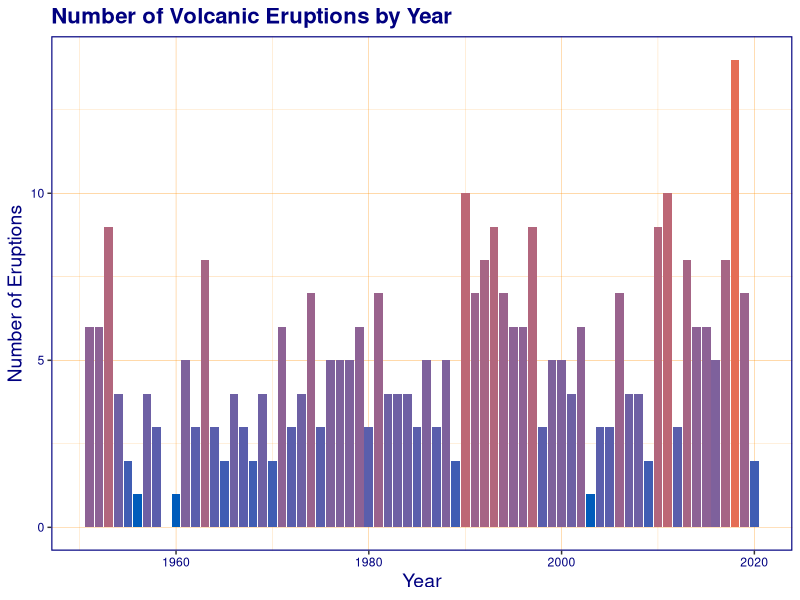
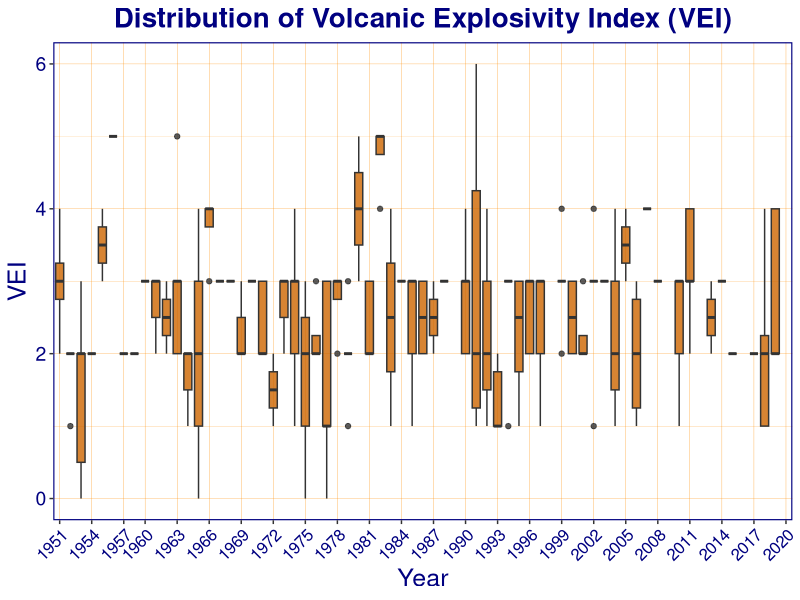
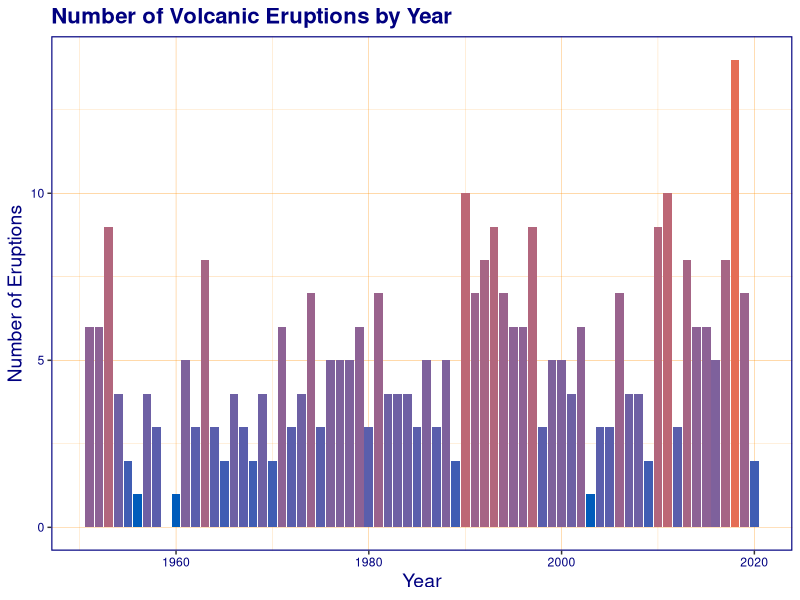
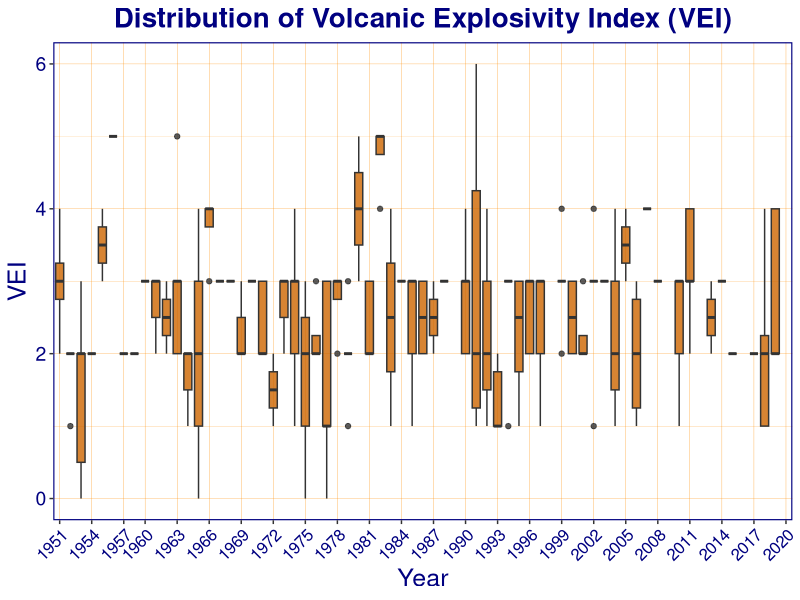

The R source for these figures, in order:
#Load required libraries
library(data.table)
library(readr)
library(dplyr)
library(purrr)
library(ggplot2)
library(sf)
library(stringr)
library(dplyr)
library(readr)
library(rnaturalearth)
library(boot)
library(forecast)
library(readxl)
library(svglite)
library(viridis)

################################################################################
########################### Custom theme ######################################
################################################################################

# Create a function for plot themes
custom_theme <- function() {
  theme(
    # Background
    plot.background = element_rect(fill = "gray100"), # border for the whole plot area
    
    # Title and subtitle
    plot.title = element_text(color = "navyblue", face = "bold", size = 16),
    plot.subtitle = element_text(color = "navyblue", size = 12),
    
    # Axis titles and text
    axis.title.x = element_text(color = "navyblue", size = 14),
    axis.title.y = element_text(color = "navyblue", size = 14),
    axis.text.x = element_text(color = "navyblue"),
    axis.text.y = element_text(color = "navyblue"),
    
    # Panel background and grid lines
    panel.background = element_rect(fill = "white"),
    panel.grid.major = element_line(color = "darkorange", linewidth = 0.1),
    panel.grid.minor = element_line(color = "darkorange", linewidth = 0.05),
    
    # Border for the panel
    panel.border = element_rect(color = "navyblue", fill = NA, linewidth = 0.8) # border for the plotting panel
  )
}




################################################################################
################     Volcano Eruption Data Collection     ######################
################################################################################

# https://public.opendatasoft.com/explore/dataset/significant-volcanic-eruption-database/table/
# The Significant Volcanic Eruption Database is a global listing of over 500
# significant eruptions which includes information on the latitude, longitude, 
# elevation, type of volcano, and last known eruption. A significant eruption is 
# classified as one that meets at least one of the following criteria: caused 
# fatalities, caused moderate damage (approximately $1 million or more), with a 
# Volcanic Explosivity Index (VEI) of 6 or larger, caused a tsunami, or was 
# associated with a major earthquake

# Read the volcanic eruption data
volcanic_data <- read_xlsx("data/significant-volcanic-eruption-database.xlsx")

# Filter data for years from 1951 onwards
volcanic_data_filtered <- subset(volcanic_data, Year >= 1951)

# Save the combined data frame as an RDS file
saveRDS(volcanic_data_filtered, file = "data/volcanic_data.rds")

# Bar plot for number of eruptions by year
p<-ggplot(volcanic_data_filtered, aes(x=Year)) +
  # Bar plot with color gradient based on the count of eruptions
  geom_bar(aes(fill = ..count..)) +
  # Using a color gradient from blue (few eruptions) to red (many eruptions)
  scale_fill_gradient("Number of Eruptions", low = "#005cbb", high = "#e56d54")  +
  guides(fill="none") +
  custom_theme() +
  labs(title="Number of Volcanic Eruptions by Year",
       x="Year", y="Number of Eruptions") 

# Save the plot using ggsave
ggsave(filename="images/VolcanoCount.svg", plot=p, width=7, height=5)

# Display plot
print(p)

# Stable Magnitude: Despite variability from year to year, the average VEI doesn't
# show a consistent increasing or decreasing trend since 1940. The magnitude of 
# eruptions, on average, has remained relatively stable.


# Extract every 5th year from the dataset
breaks_to_show <- seq(from=1951, to=2021, by=3)

# Boxplot for VEI distribution by year
p<-ggplot(volcanic_data_filtered, aes(x=as.factor(Year), y=`Volcanic Explosivity Index`)) +
  geom_boxplot(fill="darkorange3", show.legend = FALSE,  alpha=.8) +  
  custom_theme() +
  labs(title="Distribution of Volcanic Explosivity Index (VEI)",
       x="Year", y="VEI") +
  theme(plot.title = element_text(hjust = 0.5, size=20),   
        axis.title.x = element_text( size=18),  
        axis.title.y = element_text( size=18),
        axis.text.y = element_text(size=14),  
        legend.position = "bottom",
        legend.text = element_text(size=13),
        axis.text.x=element_text(angle=45, hjust=1, size=12))+
  scale_x_discrete(breaks = breaks_to_show) 

# Save the plot using ggsave
ggsave(filename="images/VolcanoVEI.svg", plot=p, width=7, height=5)

# Display plot
print(p)

# Some years experience higher average VEIs, suggesting years with more powerful 
# eruptions, while others have lower averages. However, there isn't a clear pattern 
# suggesting a significant increase in explosiveness over the years.

################################################################################
